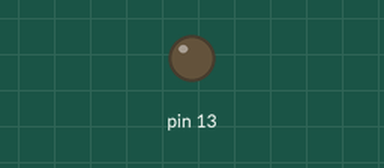
A sketch run on a simulated Arduino Uno, built with avr-gcc and run on an emulated ATmega328P. On the bench: output pins drawn as LEDs (lit = HIGH).

Above: at 2.0 s.
At 5.0 s:
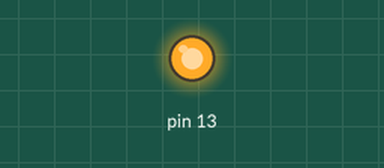
Timing chart, 0 to 7.8 s (numbered marks = the images above):
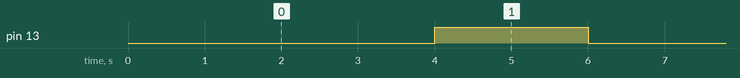

The sketch:

teste.ino
```cpp
int verde = 2000;
int amarelo = 2000;
int vermlelho = 2000;
bool aberto = true;

void setup(){
  pinMode(13, OUTPUT);
}

void loop(){
  if (aberto){
    fecha();
    delay(vermlelho);
  }else if (aberto == false)
  {
    abre();
    delay(verde);
  }
}

void abre(){
  digitalWrite(11, LOW);
  digitalWrite(12, HIGH);
  delay(amarelo);
  digitalWrite(12, LOW);
  digitalWrite(13, HIGH);
  aberto = true;
}

void fecha() {
  digitalWrite(13, LOW);
  digitalWrite(11, HIGH);
  aberto = false;
}
```

Measured:
- by itself, pin 13: alternates HIGH for 2.0 s and LOW for 4.0 s
